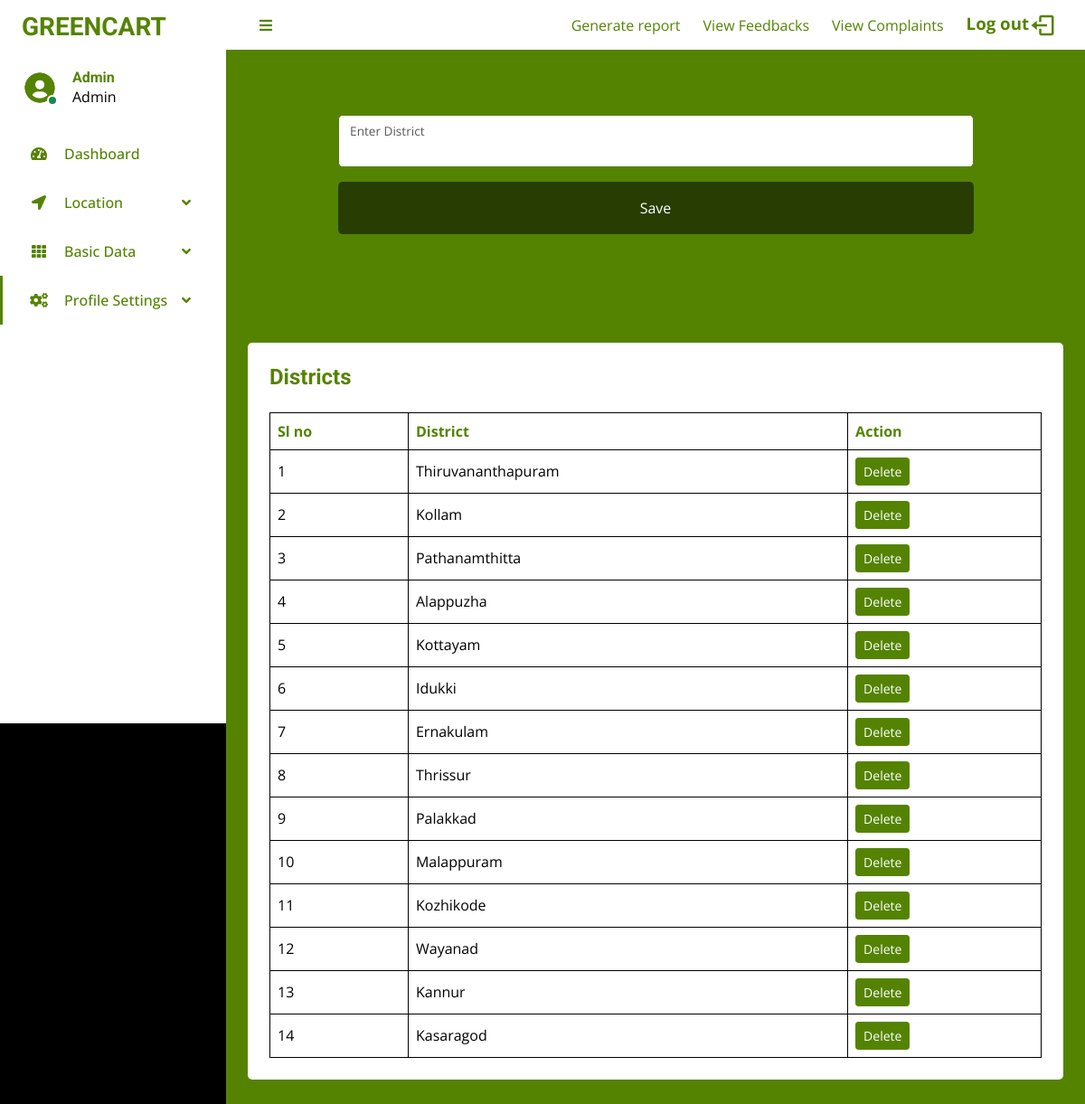
Screenshot of /Project/Admin/AdminDistrict.php (signed in) with the database file from the repository.
### tables this page shows
CREATE TABLE `tbl_district` (
  `district_id` int(11) NOT NULL,
  `district_name` varchar(100) NOT NULL,
  `district_del_status` tinyint(4) NOT NULL
);

### Project/Admin/AdminDistrict.php (the view, shortened to what this page needs)
<?php
include("../Assets/Connection/connection.php");
    ?>
    <?php
$selQuery = "select * from tbl_admin where admin_id =" . $_SESSION['admin_id'];
$result = $conn->query($selQuery);
$data = $result->fetch_assoc();
            ?>
<!DOCTYPE html>
<html lang="en">
<head>
    <link href='https://unpkg.com/boxicons@2.1.4/css/boxicons.min.css' rel='stylesheet'>
    <link href="https://cdnjs.cloudflare.com/ajax/libs/font-awesome/5.10.0/css/all.min.css" rel="stylesheet">
    <link href="https://cdn.jsdelivr.net/npm/bootstrap-icons@1.4.1/font/bootstrap-icons.css" rel="stylesheet">
    <link href="../Assets//Template//AdminTemplate//darkpan-1.0.0//lib/owlcarousel/assets/owl.carousel.min.css"
        rel="stylesheet">
    <link
        href="../Assets//Template//AdminTemplate//darkpan-1.0.0//lib/tempusdominus/css/tempusdominus-bootstrap-4.min.css"
        rel="stylesheet" />
    <link href="../Assets//Template//AdminTemplate//darkpan-1.0.0//css/bootstrap.min.css" rel="stylesheet">
    <link rel="stylesheet" href="../Assets//Template//AdminTemplate//darkpan-1.0.0//css//style.css">
</head>
<body>
    <div class="container-fluid position-relative d-flex p-0">
        <?php include('../Assets/components/Admin/SideBar.php') ?>
        <div class="content" style="background: #548302;">
            <?php include('../Assets/components/Admin/NavBar.php') ?>
            <form action="" method="post">
                <div class="container-fluid">
                    <div class="row h-100 align-items-center justify-content-center">
                        <div class="col-12 col-sm-8 col-md-6 col-lg-5 col-xl-4" style="width:90%;">
                            <div class=" rounded p-4 p-sm-5 my-4 mx-3" style="background:#548302;">
                                <div class="form-floating mb-3">
                                    <input type="text" class="form-control" id="floatingText" cityholder="jhondoe"
                                        style="background: #fff;" name="txt_district">
                                    <label for="floatingText">Enter District</label>
                                </div>
                                <button type="submit" class="btn  py-3 w-100 mb-4"
                                    style="color: #fff; background:  #273d01;" name="btn_save">Save</button>
                            </div>
                        </div>
                    </div>
                </div>
            </form>
            <div class="container-fluid pt-4 px-4">
                <div class="text-center rounded p-4" style="background: #fff;">
                    <div class="d-flex align-items-center justify-content-between mb-4">
                        <h6 class="mb-0" style="color: #548302;font-size: 18pt;">Districts</h6>
                    </div>
                    <div class="table-responsive">
                        <table class="table text-start align-middle table-bordered table-hover mb-0">
                            <thead>
                                <tr class="" style="color: #548302;">
                                    <th scope="col">Sl no</th>
                                    <th scope="col">District</th>
                                    <th scope="col">Action</th>
                                </tr>
                            </thead>
                            <tbody>
                                <?php
                                $selQuery = "select * from tbl_district";
                                $result = $conn->query($selQuery);
                                $tempCount = 0;
                                if ($result->num_rows) {
                                    $i = 0;
                                    while ($row = $result->fetch_assoc()) {
                                        $i++;
                                        if ($row['district_del_status'] == false) {
                                            ?>
                                            <tr>
                                                <td>
                                                    <?php echo $i ?>
                                                </td>
                                                <td>
                                                    <?php echo $row['district_name'] ?>
                                                </td>
                                                <td><a class="btn btn-sm btn-primary"
                                                        href="./AdminDistrict.php?did=<?php echo $row['district_id'] ?>">Delete</a>
                                                </td>
                                            </tr>
                                            <?php
                                        } else {
                                            $tempCount++;
                                        }
                                    }
                                        ?>
                                        <?php
                                } else {
                                    ?>
                                    <tr>
                                        <th colspan="4" style="text-align: center;">No data available</th>
                                    </tr>
                                    <?php
                                }
                                ?>
                            </tbody>
                        </table>
                    </div>
                </div>
            </div>
            <br>
            <br>
            <br>
            <br>
        </div>
    </div>
</body>
</html>

### Project/Assets/components/Admin/SideBar.php (shortened to what this page needs)
<div class="sidebar pe-4 pb-3" style="background: #fff;">
            <nav class="navbar">
                <a href="index.html" class="navbar-brand mx-4 mb-3">
                    <h3 class="" style="color: #548302;">GREENCART</h3>
                </a>
                <div class="d-flex align-items-center ms-4 mb-4">
                    <div class="position-relative">
                        <img class="rounded-circle" src="../Assets//Template//AdminTemplate//darkpan-1.0.0//img/user.jpg" alt="" style="width: 40px; height: 40px;">
                        <div class="bg-success rounded-circle border border-2 border-white position-absolute end-0 bottom-0 p-1"></div>
                    </div>
                    <div class="ms-3">
                        <h6 class="mb-0" style="color: #548302;">
                            <?php echo $data['admin_name']; ?>
                        </h6>
                        <span>Admin</span>
                    </div>
                </div>
                <div class="navbar-nav w-100">
                    <a href="./AdminHomePage.php" class="nav-item nav-link"><i class="fa fa-tachometer-alt me-2"></i>Dashboard</a>
                    <div class="nav-item dropdown">
                        <a href="#" class="nav-link dropdown-toggle" data-bs-toggle="dropdown"><i class="fa fa-location-arrow me-2"></i>Location</a>
                    </div>
                    <div class="nav-item dropdown">
                        <a href="#" class="nav-link dropdown-toggle" data-bs-toggle="dropdown"><i class="fa fa-th me-2"></i>Basic Data</a>
                    </div>
                    <div class="nav-item dropdown">
                        <a href="#" class="nav-link dropdown-toggle active" data-bs-toggle="dropdown"><i class="fa fa fa-cogs me-2"></i>Profile Settings</a>
                    </div>
                    <a href="" class="nav-item nav-link">
                    </a>
                </div>
            </nav>
        </div>

### Project/Assets/Template/AdminTemplate/darkpan-1.0.0/css/style.css (style rules this page uses)
:root { --primary: #548302; --secondary: #fff; --light: #548302;; }
.btn { transition: .5s; }
.sidebar { position: fixed; top: 0; left: 0; bottom: 0; width: 250px; height: 100vh; overflow-y: auto; background: var(--secondary); transition: 0.5s; z-index: 999; }
.content { margin-left: 250px; min-height: 100vh; background: var(--dark); transition: 0.5s; }
@media (min-width: 992px) { .sidebar { margin-left: 0; } }
@media (min-width: 992px) { .content { width: calc(100% - 250px); } }
.sidebar .navbar .navbar-nav .nav-link { padding: 7px 20px; color: var(--light); font-weight: 500; border-left: 3px solid var(--secondary); border-radius: 0 30px 30px 0; outline: none; }
.sidebar .navbar .navbar-nav .nav-link:hover, .sidebar .navbar .navbar-nav .nav-link.active { color: var(--primary); background: var(--dark); border-color: var(--primary); }
.sidebar .navbar .navbar-nav .nav-link i { width: 40px; height: 40px; display: inline-flex; align-items: center; justify-content: center; background: var(--dark); border-radius: 40px; }
.sidebar .navbar .navbar-nav .nav-link:hover i, .sidebar .navbar .navbar-nav .nav-link.active i { background: var(--secondary); }
.sidebar .navbar .dropdown-toggle::after { position: absolute; top: 15px; right: 15px; border: none; content: "\f107"; font-family: "Font Awesome 5 Free"; font-weight: 900; transition: .5s; }

### rows the page displays
tbl_district: district_name "Thiruvananthapuram"
tbl_district: district_name "Kollam"
tbl_district: district_name "Pathanamthitta"
tbl_district: district_name "Alappuzha"
tbl_district: district_name "Kottayam"
tbl_district: district_name "Idukki"
tbl_district: district_name "Ernakulam"
tbl_district: district_name "Thrissur"
tbl_district: district_name "Palakkad"
tbl_district: district_name "Malappuram"
tbl_district: district_name "Kozhikode"
tbl_district: district_name "Wayanad"
tbl_district: district_name "Kannur"
tbl_district: district_name "Kasaragod"

### other values shown
$data['admin_name'] "Admin"
